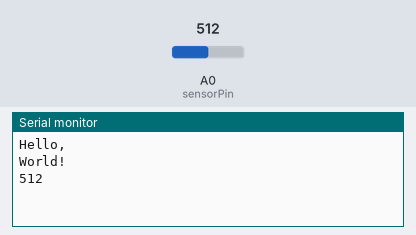
This sketch was run on a simulated Arduino Uno, built with avr-gcc and run on an emulated ATmega328P. On the bench: the last lines printed to the serial monitor. Inputs (shaded band) come from the test bench; at power-on: A0 (sensorPin) = 512.

Above: at 18.0 s.
18.1 s: A0 (sensorPin) set to 716
At 21.3 s:
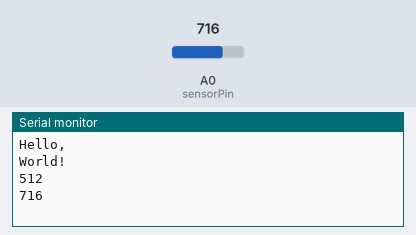
33.1 s: A0 (sensorPin) set to 900
At 41.2 s:
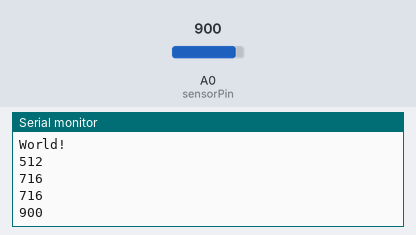
Timing chart, 0 to 42.7 s (numbered marks = the images above; inputs shaded):
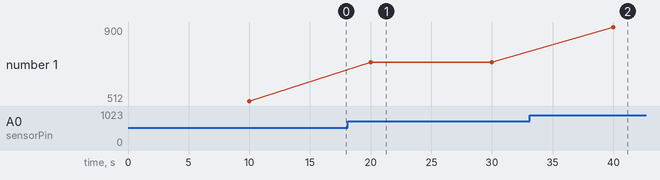

Measured:
- after the input at 18.1 s, the serial monitor: prints a new line after 1.9 s (image 1)
- after the input at 33.1 s, the serial monitor: prints a new line after 6.9 s (image 2)
- plotted number 1: 512 → 716 after the input at 18.1 s, 716 → 900 after the input at 33.1 s

The sketch:

Arduino-NodeJS-MySQL-Serial-Data-Logger.ino
```cpp
/**
 * Send the value of analog input A0
 * over the Serial connection every ten seconds.
 */

const uint8_t sensorPin = A0;
const unsigned long interval = 10000; // 10,000 ms = 10 s

void setup() {
    Serial.begin(115200);
    Serial.println("Hello,");
    Serial.println("World!");
}

void loop() {
    static unsigned long previousMillis = 0;
    if (millis() - previousMillis >= interval) {
        Serial.println(analogRead(sensorPin));
        previousMillis += interval;
    }
}
```
